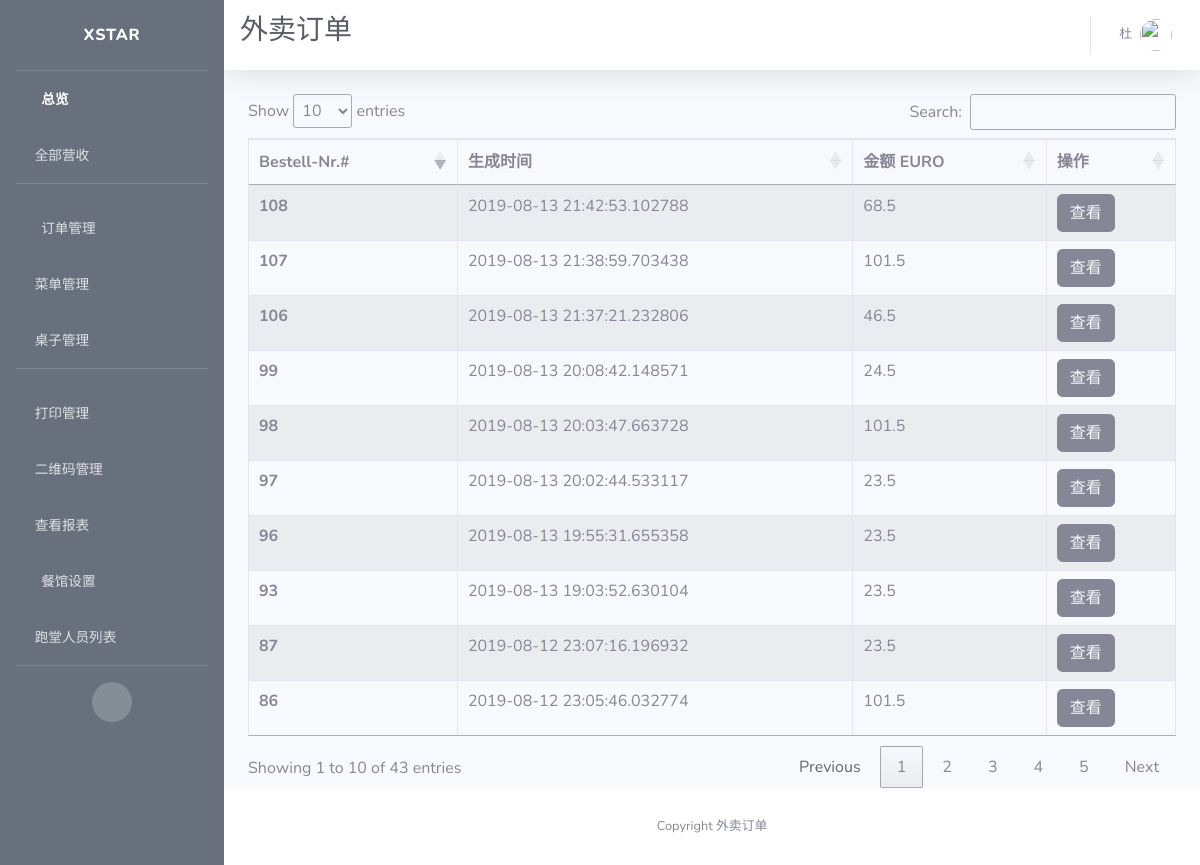
The page /admin/takeaway/orders/all (signed in) on the database as committed earlier.
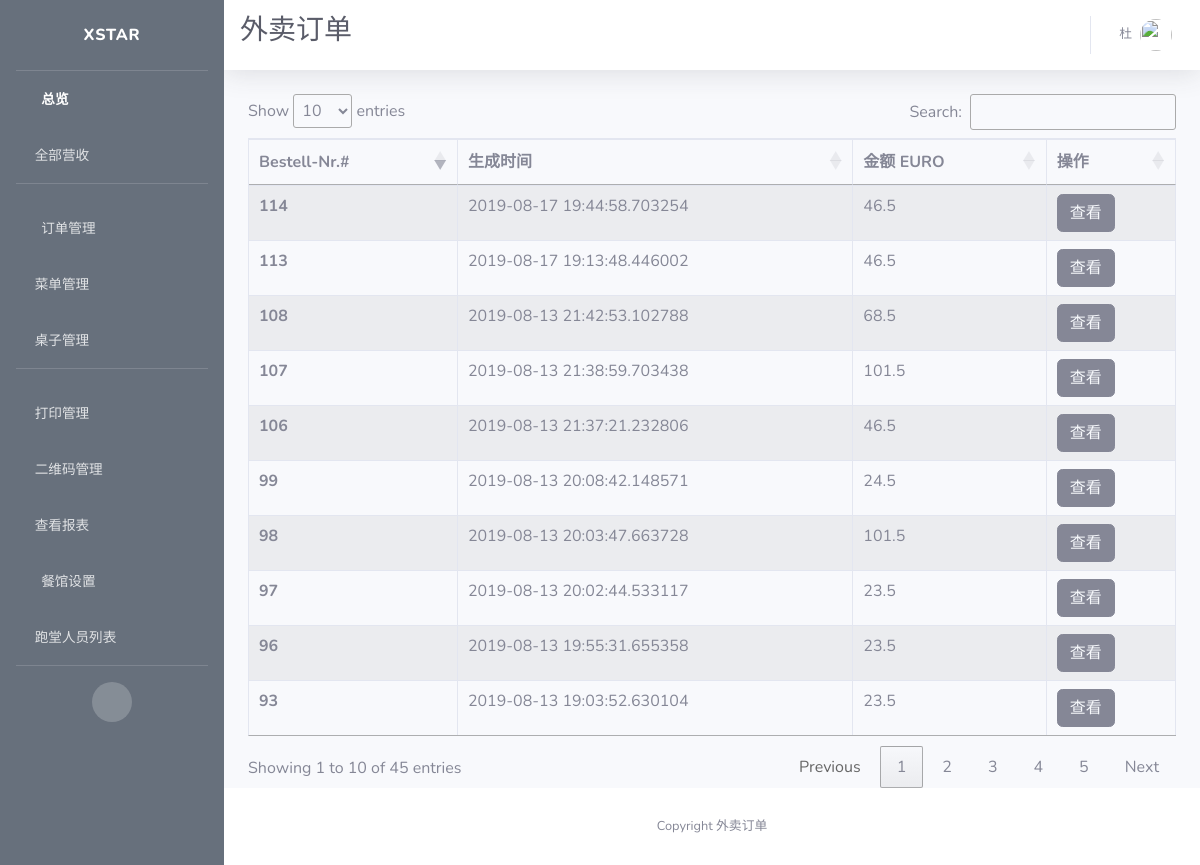
The same page on the database as committed later.
### app/models.py (models this page shows)
class Order(db.Model):
    id = db.Column(db.Integer, primary_key=True, unique=True, index=True)
    totalPrice = db.Column(db.Float, unique=False)
    orderNumber = db.Column(db.String(200), unique=True)
    timeCreated = db.Column(db.DateTime, default=datetime.utcnow)
    isPaid = db.Column(db.Boolean, default=False)
    isReady = db.Column(db.Boolean, default=False)
    isPickedUp = db.Column(db.Boolean, default=False)
    items = db.Column(db.String(300))
    pay_via = db.Column(db.String(100))
    type = db.Column(db.String(100))
    container = db.Column(db.String(300))

### app/routes.py (the view)
@app.route("/admin/takeaway/orders/all")
@login_required
def all_out_orders():
    orders = Order.query.filter(Order.type=="Out").all()
    return render_template('all_out_orders.html', title=u'外卖订单', orders=orders)

### app/models.py (called while the page is built)
@login.user_loader
def load_user(id):
    return User.query.get(int(id))

### app/templates/all_out_orders.html (shortened to what this page needs)
{% extends 'base.html' %}
{% block css %}
<link rel="stylesheet" type="text/css" href="https://cdn.datatables.net/1.10.19/css/jquery.dataTables.css">
<link rel="stylesheet" type="text/css" href="https://cdnjs.cloudflare.com/ajax/libs/twitter-bootstrap/4.1.3/css/bootstrap.css">
<link rel="stylesheet" type="text/css" href="https://cdn.datatables.net/1.10.19/css/dataTables.bootstrap4.min.css">
{% endblock %}
{% block title %}
<h1 class="h3 mb-2 text-gray-800">{{ title }}</h1>
<br>
{% endblock %}
{% block content %}
<div class="row">
    <div class="col-sm-12">
        <table id="example" class="table table-striped table-bordered">
      <thead>
        <tr>
          <th scope="col">Bestell-Nr.#</th>
          <th scope="col">生成时间</th>
          <th scope="col">金额 EURO</th>
          <th scope="col">操作</th>
        </tr>
      </thead>
      <tbody>
      {% for order in orders %}
        <tr id={{ order.id }}>
          <th scope="row">{{ order.id }}</th>
          <td>{{ order.timeCreated }}</td>
          <td>{{ order.totalPrice }}</td>
          <td>
            <span>
              <button type="button" class="btn btn-secondary">
                <a href={{ url_for('takeaway_order_view', order_id=order.id) }} style="color: rgb(247, 249, 252)">
                  查看
                </a>
              </button>
            </span>
          </td>
        </tr>
      {% endfor %}
      </tbody>
    </table>
    </div>
</div>
{% endblock %}

Rows that differ between the two databases and show on the page:
no longer on this page (row unchanged): Order: id "86", timeCreated "2019-08-12 23:05:46.032774", totalPrice "101.5"
no longer on this page (row unchanged): Order: id "87", timeCreated "2019-08-12 23:07:16.196932", totalPrice "23.5"
added Order: id "113", timeCreated "2019-08-17 19:13:48.446002", totalPrice "46.5"
added Order: id "114", timeCreated "2019-08-17 19:44:58.703254", totalPrice "46.5"
Other text that changed with them:
text written by a page script: "Show entries Search: Showing 1 to 10 of 43 entries Previous 1 2 3 4 5 Next" → "Show entries Search: Showing 1 to 10 of 45 entries Previous 1 2 3 4 5 Next"
